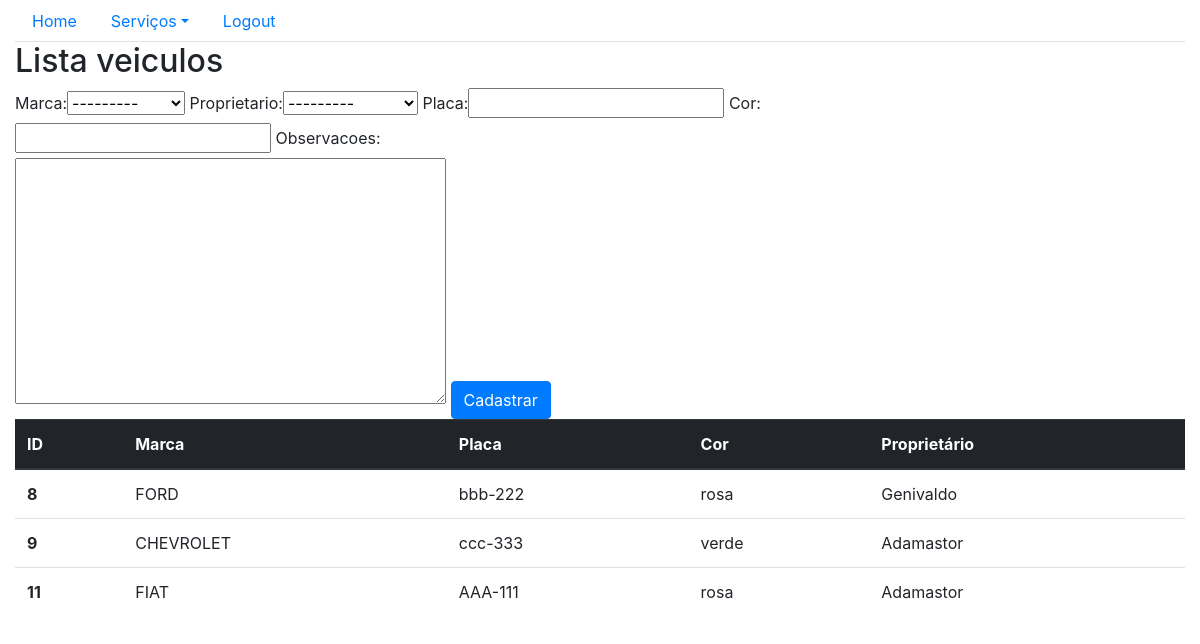
/sistema/veiculo, run on an earlier commit of the app's database.
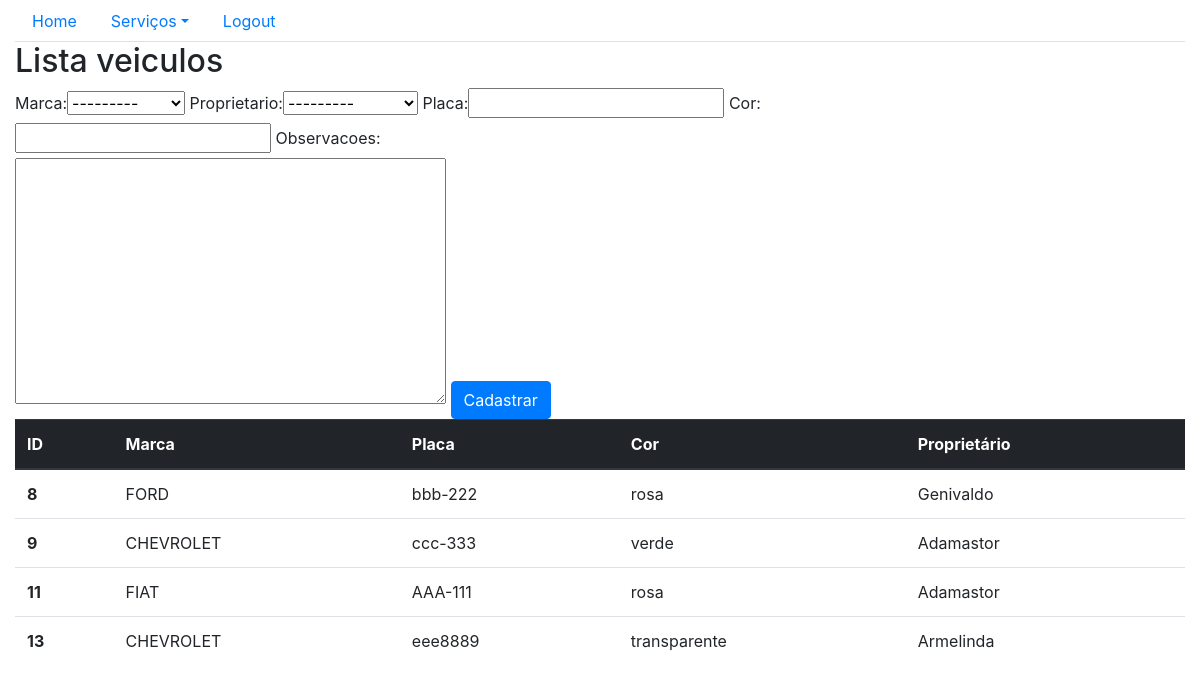
And on a later commit of the database.
### core/models.py (models this page shows)
class Veiculo(models.Model):
    marca = models.ForeignKey(Marca,  on_delete = models.CASCADE)
    proprietario = models.ForeignKey(Pessoa,  on_delete = models.CASCADE)
    placa = models.CharField(max_length=7)
    cor = models.CharField(max_length=15)
    observacoes = models.TextField()
    def __str__(self):
        return self.marca.nome + ' - ' + self.placa

class Marca(models.Model):
    nome = models.CharField(max_length=50)
    def __str__(self):
        return self.nome

class Pessoa(models.Model):
    nome = models.CharField(max_length=100)
    endereco = models.CharField(max_length=200)
    telefone = models.CharField(max_length=20)
    def __str__(self):
        return self.nome

### core/views.py (the view)
# urls.py: path('veiculo', veiculo_lista, name='core_veiculo_lista'),
def veiculo_lista(request):
    lista = Veiculo.objects.all() #efetua a busca no banco de todos os objetos dessa classe
    form = VeiculoForm()
    data  = {'veiculos':lista, 'form': form}
    return render(request, 'core/veiculo_lista.html', data)

### core/form.py
class VeiculoForm(ModelForm):
    class Meta:
        model = Veiculo
        fields = '__all__'

### core/templates/core/veiculo_lista.html (shortened to what this page needs)
{% extends 'base.html' %}
{% load bootstrap%}
{%block menu%}
    <ul class="nav nav-tabs">
        <li class="nav-item">
            <a class="nav-link" href="{% url 'core_home' %}">Home</a>
        </li>
        <li class="nav-item dropdown">
            <a class="nav-link dropdown-toggle" data-toggle="dropdown" href="#" role="button" aria-haspopup="true" aria-expanded="false">Serviços</a>
        </li>
        <li class="nav-item">
            <a class="nav-link" href="">Logout</a>
        </li>
    </ul>
{%endblock%}
{% block main %}
    <div class="row">
        <div class="col">
            <h2>Lista veiculos</h2>
        </div>
    </div>
    <div class="row">
        <div class="col-8">
            <form action="{% url 'core_veiculo_novo' %}" method="POST">
                {{form|bootstrap}}
                <button type="submit" class="btn btn-primary">Cadastrar</button>
            </form>
        </div>
        <div class="col">
            <table class="table table-hover">
                <thead class="thead-dark">
                    <tr>
                    <th scope="col">ID</th>
                    <th scope="col">Marca</th>
                    <th scope="col">Placa</th>
                    <th scope="col">Cor</th>
                    <th scope="col">Proprietário</th>
                    </tr>
                </thead>
                <tbody>
                    {% for carro in veiculos %}
                    <tr onclick="location.href = '{% url 'core_veiculo_update' carro.id%}';">
                        <th scope="row">{{carro.id}}</th>
                        <td>{{carro.marca}}</td>
                        <td>{{carro.placa}}</td>
                        <td>{{carro.cor}}</td>
                        <td>{{carro.proprietario}}</td>
                    </tr>
                    {% endfor %}
                </tbody>
            </table>
        </div>
    </div>
{% endblock %}

### templates/base.html (shortened to what this page needs)
{% load static %}
<!DOCTYPE html>
<html lang="en">
<head>
    <link rel="stylesheet" href="{% static 'bootstrap/css/bootstrap.css' %}">
</head>
<body>
    <div class="container-fluid">
        {% block menu%}
        {% endblock %}
        {% block main %}
        {% endblock %}
    </div>
</body>
</html>

What changed in the data, as far as the page shows it:
added Veiculo: id "13", marca "CHEVROLET", placa "eee8889", cor "transparente", proprietario "Armelinda"
